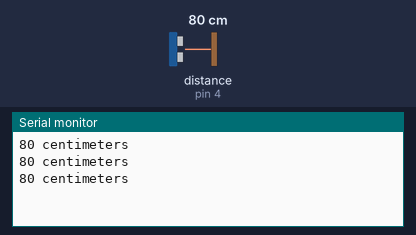
Recording of a sketch running on a simulated Arduino Uno, built with avr-gcc and run on an emulated ATmega328P. On the bench: the last lines printed to the serial monitor. Wiring (inferred from the names in the program): ultrasonic range finder: trigger pin 2; echo pin 4. Inputs (shaded band) come from the test bench; at power-on: distance to the obstacle (sensor on pin 4) 80 cm. The echo pulse lasts 58.3 µs per cm.

Above: at 1.3 s.
1.4 s: distance to the obstacle (sensor on pin 4) set to 2 cm
At 1.9 s:
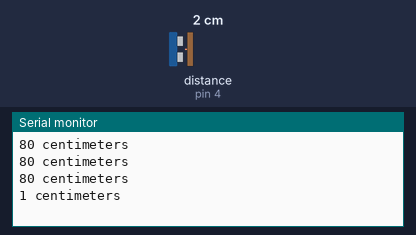
2.9 s: distance to the obstacle (sensor on pin 4) set to 4 cm
At 3.4 s:
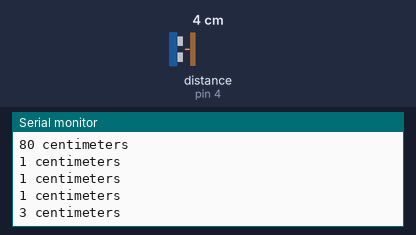
Timing chart, 0 to 5.9 s (numbered marks = the images above; inputs shaded):
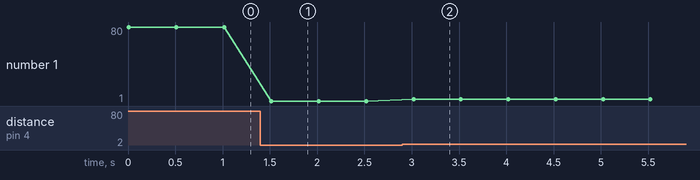

Measured:
- after the input at 1.4 s, the serial monitor: prints a new line after 0.12 s (image 1)
- after the input at 2.9 s, the serial monitor: prints a new line after 0.12 s (image 2)
- plotted number 1: 80 → 1 after the input at 1.4 s, 1 → 3 after the input at 2.9 s

The sketch:

dolphin.ino
```cpp
//A program that uses an ultrasound sensor to return the distance an object is away in centimeters.

const int trigPin = 2;
const int echoPin = 4;

void setup() {
  Serial.begin(9600);
}

void loop(){
  long duration, inches;
  pinMode(trigPin, OUTPUT);
  digitalWrite(trigPin, LOW);
  delayMicroseconds(2);
  digitalWrite(trigPin, HIGH);
  delayMicroseconds(10);
  digitalWrite(trigPin, LOW);
  pinMode(echoPin, INPUT);
  duration = pulseIn(echoPin, HIGH);
  inches = microsecondsToInches(duration);
  Serial.print(inches);
  Serial.print(" centimeters \n");
  delay(500);
}

long microsecondsToInches(long microseconds){
  return microseconds / 29 / 2;
}
```
